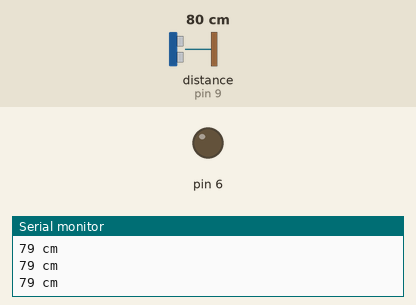
Recording of a sketch running on a simulated Arduino Uno, built with avr-gcc and run on an emulated ATmega328P. Shown: output pins drawn as LEDs (lit = HIGH), the last lines printed to the serial monitor. Wiring (inferred from the names in the program): ultrasonic range finder: trigger pin 8; echo pin 9. Inputs (shaded band) come from the test bench; at power-on: distance to the obstacle (sensor on pin 9) 80 cm. The echo pulse lasts 58.3 µs per cm; pins used as bus, display or sensor lines are not drawn.

Above: at 1.2 s.
1.3 s: distance to the obstacle (sensor on pin 9) set to 34 cm
2.8 s: distance to the obstacle (sensor on pin 9) set to 28 cm
At 3.9 s:
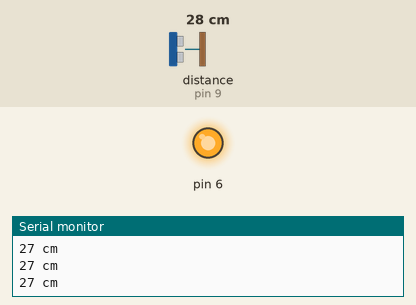
4.3 s: distance to the obstacle (sensor on pin 9) set to 35 cm
At 5.0 s:
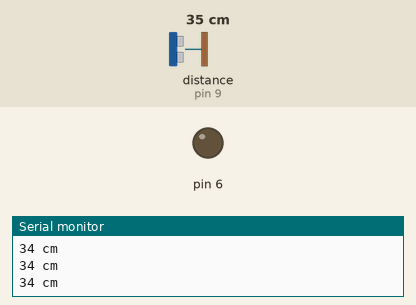
5.8 s: distance to the obstacle (sensor on pin 9) set to 2 cm
At 6.1 s:
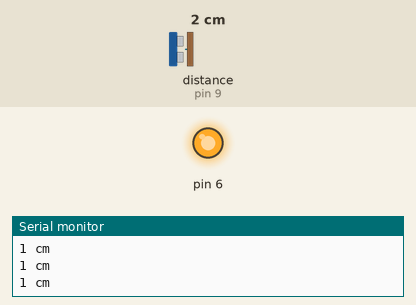
Timing chart, 0 to 8.8 s (numbered marks = the images above; inputs shaded):
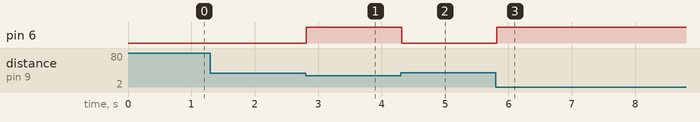

The sketch:

ultrasonk.ino
```cpp
#include<Servo.h>

int trig = 8;           // membuat varibel trig yang di set ke-pin 3
int echo = 9;           // membuat variabel echo yang di set ke-pin 2
long durasi, jarak;     // membuat variabel durasi dan jarak
Servo servo;

void setup() {
  pinMode(trig, OUTPUT);    // set pin trig menjadi OUTPUT
  pinMode(echo, INPUT);     // set pin echo menjadi INPUT
  Serial.begin(9600);       // digunakan untuk komunikasi Serial dengan komputer
  pinMode(6, OUTPUT);
}

void loop() {

  // program dibawah ini agar trigger memancarakan suara ultrasonic
  digitalWrite(trig, LOW);
  delayMicroseconds(8);
  digitalWrite(trig, HIGH);
  delayMicroseconds(8);
  digitalWrite(trig, LOW);
  delayMicroseconds(8);

  durasi = pulseIn(echo, HIGH); // menerima suara ultrasonic
  jarak = (durasi / 2) / 29.1;  // mengubah durasi menjadi jarak (cm)
  Serial.print(jarak);        // menampilkan jarak pada Serial Monitor
  Serial.println(" cm");


 if( jarak < 30){
  digitalWrite(6, HIGH);
  }

 if( jarak > 30){
  digitalWrite(6, LOW);
    }

}
```

Measured:
- the behaviour switches between 31 and 30 cm on distance to the obstacle (sensor on pin 9) (found by bisection; images 0 and 1)
- after the input at 2.8 s, pin 6: LOW → HIGH at once
- after the input at 4.3 s, pin 6: HIGH → LOW at once
- after the input at 5.8 s, pin 6: LOW → HIGH at once
